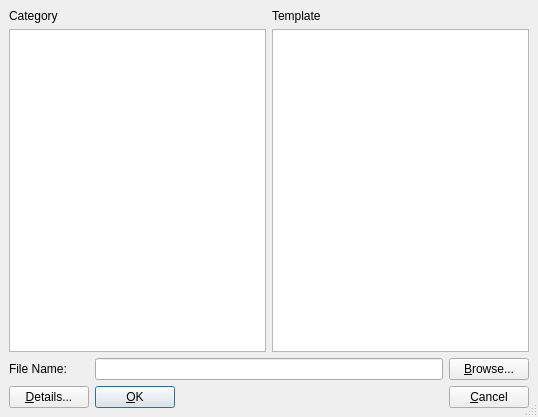
<ui version="4.0" >
 <class>NewDocDialogBase</class>
 <widget class="QDialog" name="NewDocDialogBase" >
  <property name="geometry" >
   <rect>
    <x>0</x>
    <y>0</y>
    <width>538</width>
    <height>417</height>
   </rect>
  </property>
  <property name="windowTitle" >
   <string>New Document</string>
  </property>
  <property name="sizeGripEnabled" >
   <bool>true</bool>
  </property>
  <layout class="QGridLayout" >
   <property name="leftMargin" >
    <number>9</number>
   </property>
   <property name="topMargin" >
    <number>9</number>
   </property>
   <property name="rightMargin" >
    <number>9</number>
   </property>
   <property name="bottomMargin" >
    <number>9</number>
   </property>
   <property name="horizontalSpacing" >
    <number>6</number>
   </property>
   <property name="verticalSpacing" >
    <number>6</number>
   </property>
   <item row="2" column="2" >
    <spacer>
     <property name="orientation" >
      <enum>Qt::Horizontal</enum>
     </property>
     <property name="sizeType" >
      <enum>QSizePolicy::Expanding</enum>
     </property>
     <property name="sizeHint" >
      <size>
       <width>221</width>
       <height>20</height>
      </size>
     </property>
    </spacer>
   </item>
   <item row="2" column="0" >
    <widget class="QPushButton" name="detailsButton_" >
     <property name="text" >
      <string>&amp;Details...</string>
     </property>
     <property name="shortcut" >
      <string>Alt+D</string>
     </property>
     <property name="checkable" >
      <bool>true</bool>
     </property>
    </widget>
   </item>
   <item row="2" column="3" >
    <widget class="QPushButton" name="cancelButton_" >
     <property name="text" >
      <string>&amp;Cancel</string>
     </property>
     <property name="shortcut" >
      <string>Alt+C</string>
     </property>
    </widget>
   </item>
   <item row="2" column="1" >
    <widget class="QPushButton" name="okButton_" >
     <property name="text" >
      <string>&amp;OK</string>
     </property>
     <property name="shortcut" >
      <string>Alt+O</string>
     </property>
     <property name="default" >
      <bool>true</bool>
     </property>
    </widget>
   </item>
   <item row="0" column="0" colspan="4" >
    <layout class="QHBoxLayout" >
     <property name="spacing" >
      <number>6</number>
     </property>
     <property name="leftMargin" >
      <number>0</number>
     </property>
     <property name="topMargin" >
      <number>0</number>
     </property>
     <property name="rightMargin" >
      <number>0</number>
     </property>
     <property name="bottomMargin" >
      <number>0</number>
     </property>
     <item>
      <layout class="QVBoxLayout" >
       <property name="spacing" >
        <number>6</number>
       </property>
       <property name="leftMargin" >
        <number>0</number>
       </property>
       <property name="topMargin" >
        <number>0</number>
       </property>
       <property name="rightMargin" >
        <number>0</number>
       </property>
       <property name="bottomMargin" >
        <number>0</number>
       </property>
       <item>
        <widget class="QLabel" name="categoryLabel_" >
         <property name="text" >
          <string>Category</string>
         </property>
        </widget>
       </item>
       <item>
        <widget class="QListWidget" name="categoryView_" >
         <property name="contextMenuPolicy" >
          <enum>Qt::NoContextMenu</enum>
         </property>
         <property name="horizontalScrollBarPolicy" >
          <enum>Qt::ScrollBarAlwaysOff</enum>
         </property>
         <property name="autoScroll" >
          <bool>true</bool>
         </property>
         <property name="showDropIndicator" stdset="0" >
          <bool>false</bool>
         </property>
         <property name="dragDropMode" >
          <enum>QAbstractItemView::NoDragDrop</enum>
         </property>
         <property name="iconSize" >
          <size>
           <width>32</width>
           <height>32</height>
          </size>
         </property>
         <property name="textElideMode" >
          <enum>Qt::ElideNone</enum>
         </property>
         <property name="verticalScrollMode" >
          <enum>QAbstractItemView::ScrollPerPixel</enum>
         </property>
         <property name="horizontalScrollMode" >
          <enum>QAbstractItemView::ScrollPerPixel</enum>
         </property>
         <property name="movement" >
          <enum>QListView::Static</enum>
         </property>
         <property name="flow" >
          <enum>QListView::LeftToRight</enum>
         </property>
         <property name="isWrapping" stdset="0" >
          <bool>true</bool>
         </property>
         <property name="resizeMode" >
          <enum>QListView::Adjust</enum>
         </property>
         <property name="layoutMode" >
          <enum>QListView::Batched</enum>
         </property>
         <property name="spacing" >
          <number>2</number>
         </property>
         <property name="viewMode" >
          <enum>QListView::ListMode</enum>
         </property>
         <property name="uniformItemSizes" >
          <bool>false</bool>
         </property>
         <property name="wordWrap" >
          <bool>true</bool>
         </property>
        </widget>
       </item>
      </layout>
     </item>
     <item>
      <layout class="QVBoxLayout" >
       <property name="spacing" >
        <number>6</number>
       </property>
       <property name="leftMargin" >
        <number>0</number>
       </property>
       <property name="topMargin" >
        <number>0</number>
       </property>
       <property name="rightMargin" >
        <number>0</number>
       </property>
       <property name="bottomMargin" >
        <number>0</number>
       </property>
       <item>
        <widget class="QLabel" name="templateLabel_" >
         <property name="text" >
          <string>Template</string>
         </property>
        </widget>
       </item>
       <item>
        <widget class="QListWidget" name="templateListBox_" >
         <property name="contextMenuPolicy" >
          <enum>Qt::NoContextMenu</enum>
         </property>
         <property name="resizeMode" >
          <enum>QListView::Adjust</enum>
         </property>
        </widget>
       </item>
      </layout>
     </item>
    </layout>
   </item>
   <item row="1" column="3" >
    <widget class="QPushButton" name="browseButton_" >
     <property name="text" >
      <string>&amp;Browse...</string>
     </property>
     <property name="shortcut" >
      <string>Alt+B</string>
     </property>
    </widget>
   </item>
   <item row="1" column="0" >
    <widget class="QLabel" name="filenameLabel_" >
     <property name="sizePolicy" >
      <sizepolicy vsizetype="Preferred" hsizetype="Minimum" >
       <horstretch>0</horstretch>
       <verstretch>0</verstretch>
      </sizepolicy>
     </property>
     <property name="text" >
      <string>File Name:</string>
     </property>
    </widget>
   </item>
   <item row="1" column="1" colspan="2" >
    <widget class="QLineEdit" name="filenameEdit_" >
     <property name="sizePolicy" >
      <sizepolicy vsizetype="Fixed" hsizetype="Expanding" >
       <horstretch>0</horstretch>
       <verstretch>0</verstretch>
      </sizepolicy>
     </property>
    </widget>
   </item>
  </layout>
 </widget>
 <layoutdefault spacing="6" margin="11" />
 <pixmapfunction>qPixmapFromMimeSource</pixmapfunction>
 <tabstops>
  <tabstop>filenameEdit_</tabstop>
  <tabstop>browseButton_</tabstop>
  <tabstop>detailsButton_</tabstop>
  <tabstop>okButton_</tabstop>
  <tabstop>cancelButton_</tabstop>
 </tabstops>
 <resources/>
 <connections>
  <connection>
   <sender>okButton_</sender>
   <signal>clicked()</signal>
   <receiver>NewDocDialogBase</receiver>
   <slot>accept()</slot>
   <hints>
    <hint type="sourcelabel" >
     <x>20</x>
     <y>20</y>
    </hint>
    <hint type="destinationlabel" >
     <x>292</x>
     <y>163</y>
    </hint>
   </hints>
  </connection>
  <connection>
   <sender>cancelButton_</sender>
   <signal>clicked()</signal>
   <receiver>NewDocDialogBase</receiver>
   <slot>reject()</slot>
   <hints>
    <hint type="sourcelabel" >
     <x>20</x>
     <y>20</y>
    </hint>
    <hint type="destinationlabel" >
     <x>20</x>
     <y>20</y>
    </hint>
   </hints>
  </connection>
 </connections>
</ui>
